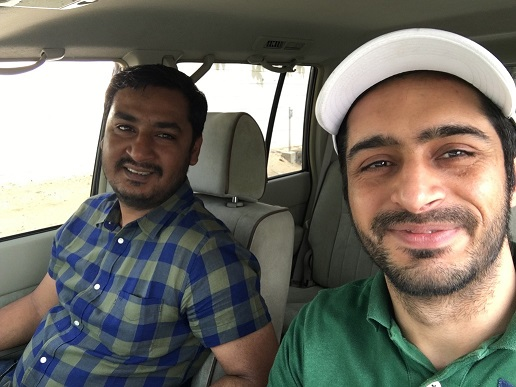
#> input picture 0_AI_ML_OpenCV/2_OpenCV/rsrc/boss.JPG, 516 x 387 px
$ python edges.py
#> lines starting #> are read from the running program, lines starting #| are printed output that depends on the picture; after the words box and inside, x2 and y2 are one past the last pixel; in counts of white or black regions, pixels touching at a corner belong together
#From YT OpenCV course referred from "FreeCodeCamp" - Quincy
import cv2 as cv
import numpy as np

img = cv.imread('../rsrc/boss.JPG')
#> img is the input picture: shape (387, 516, 3); mean B, G, R 102.7, 111.3, 114.8
#cv.imshow('image-1', img)

gray = cv.cvtColor(img, cv.COLOR_BGR2GRAY)
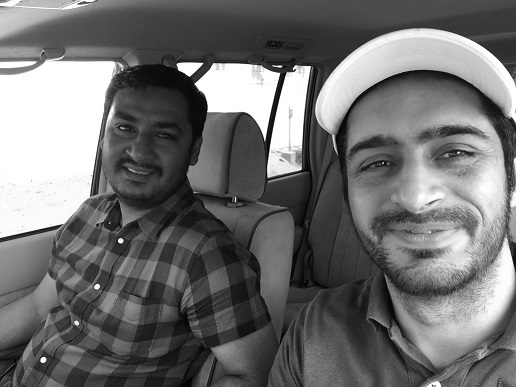
#> gray: shape (387, 516); min 0, max 255, mean 111.4
cv.imshow('gray', gray)

#Laplacion transform for such image
lap = cv.Laplacian(gray, cv.CV_64F)
lap = np.uint8(np.absolute(lap))
cv.imshow('Laplacion', lap)

#Sobel
sobelx = cv.Sobel(gray, cv.CV_64F, 1, 0)
sobely = cv.Sobel(gray, cv.CV_64F, 0, 1)
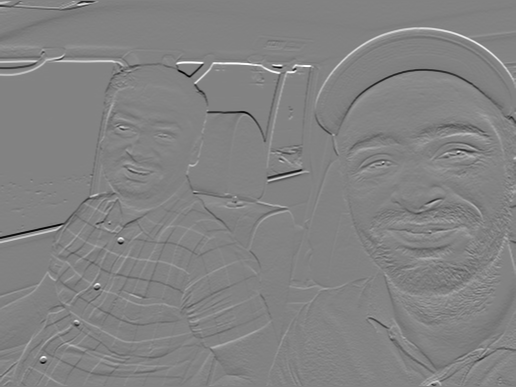
#> sobely: shape (387, 516) float64; min -960, max 910, mean -0.6; drawn with min black and max white

#Combine the sobels
combined_sobel = cv.bitwise_or(sobelx, sobely)
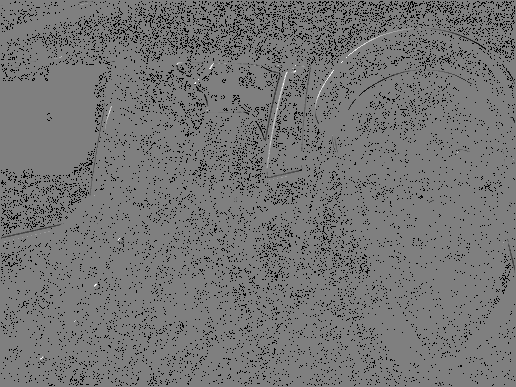
#> combined_sobel: shape (387, 516) float64; 7.79% of the values are NaN or infinite; the others: min -130944, max 130944, mean -271.9; drawn with min black, max white, NaN and infinite black

cv.imshow('Sobel X', sobelx)
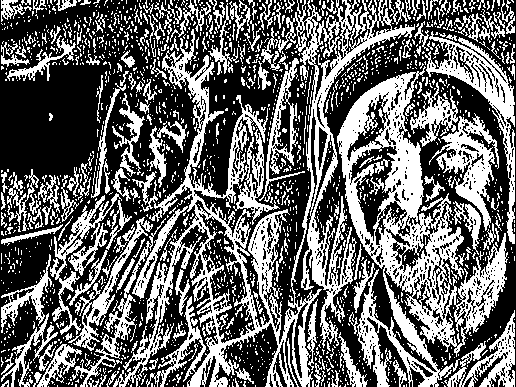
#> window 'Sobel X': shape (387, 516); 40.6% white; 1797 white regions (1582 under 20 px), largest, box (x1, y1, x2, y2) and area: (113, 0, 415, 387) 22803, (337, 66, 508, 387) 16694, (425, 31, 515, 244) 3302
cv.imshow('Sobel Y', sobely)
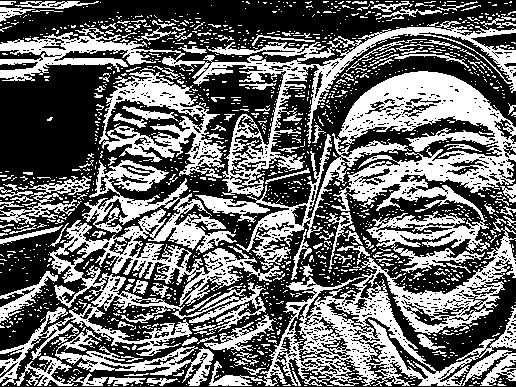
#> window 'Sobel Y': shape (387, 516); 41.8% white; 1558 white regions (1415 under 20 px), largest, box (x1, y1, x2, y2) and area: (331, 71, 516, 273) 15204, (0, 160, 283, 386) 15175, (209, 218, 516, 386) 12974
cv.imshow('Combined', combined_sobel)
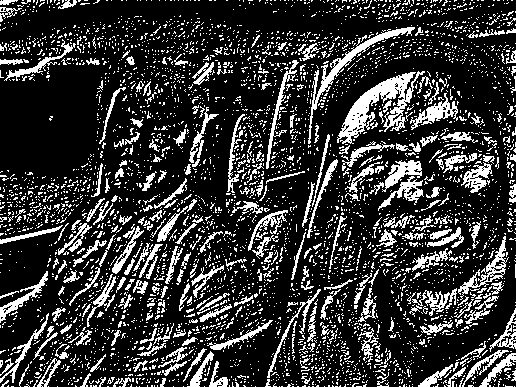
#> window 'Combined': shape (387, 516); 21.2% white in thin lines or dots

canny = cv.Canny(gray, 150, 175)
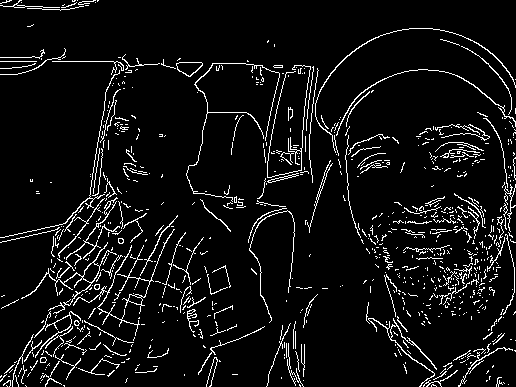
#> canny: shape (387, 516); 6.6% white in thin lines or dots
cv.imshow('Canny', canny)

cv.waitKey(0)
cv.destroyAllWindows()

$ run again, with 0_AI_ML_OpenCV/2_OpenCV/rsrc/rooster.jpg copied over 0_AI_ML_OpenCV/2_OpenCV/rsrc/boss.JPG
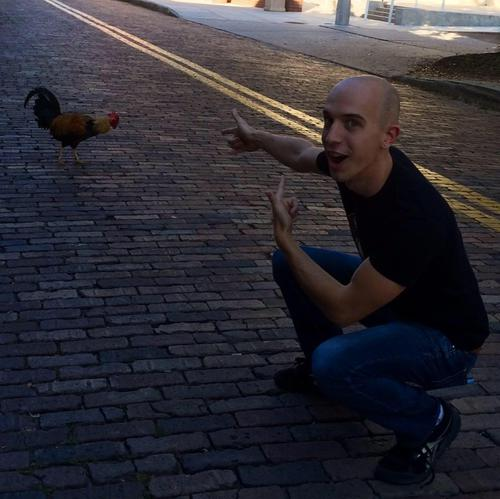
#> input picture 0_AI_ML_OpenCV/2_OpenCV/rsrc/rooster.jpg, 500 x 499 px
#> img is the input picture: shape (499, 500, 3); mean B, G, R 52.8, 45.3, 47.5
#> `cv.imshow('Sobel X', sobelx)`:
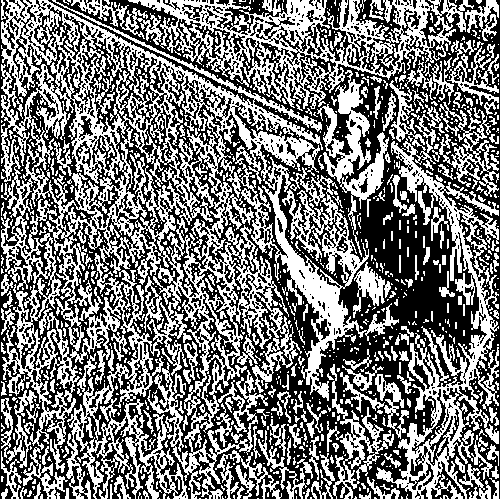
#> window 'Sobel X': shape (499, 500); 47% white; 1040 white regions (830 under 20 px), largest, box (x1, y1, x2, y2) and area: (1, 0, 399, 499) 62422, (128, 0, 474, 109) 11627, (376, 66, 499, 499) 11448
#> `canny = cv.Canny(gray, 150, 175)`:
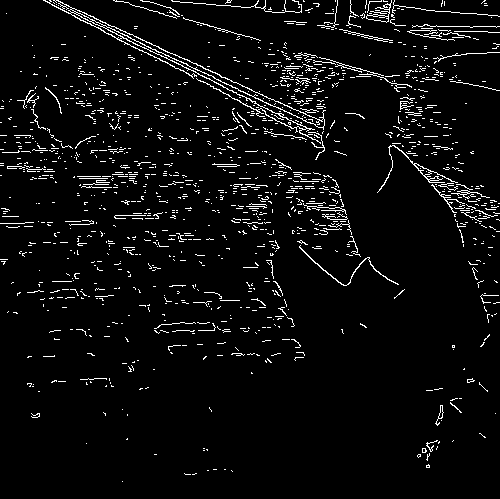
#> canny: shape (499, 500); 4.7% white in thin lines or dots
